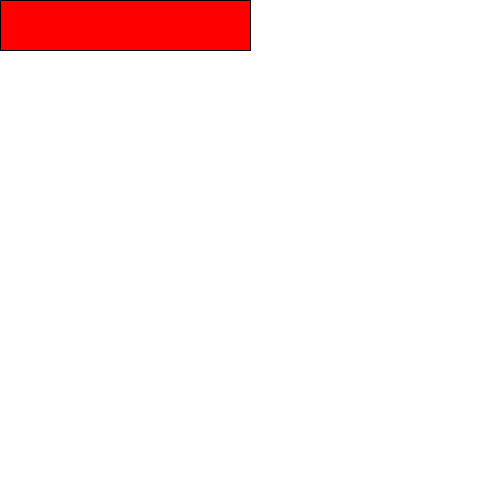
Frame 1 (no input)
Frame 60 (the mouse pressed at the canvas centre just before this capture): identical to frame 1, image omitted
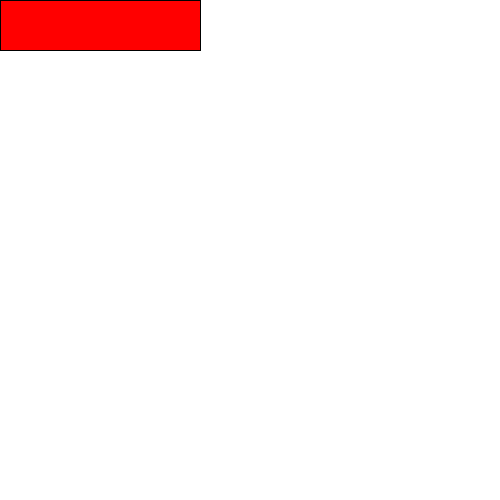
Frame 120 (the mouse held since frame 60 and released just before this capture)

The Processing sketch that drew these frames (run headless with seeded random() and noise(); from frame 60 on, the mouse is pressed at the canvas centre):

// Processing sketch: step01_3_gameOver_and_init_again
// ── step01_3_gameOver_and_init_again.pde
//Q3: gameOver後3秒,重新開始
void setup(){
  size(500,500);
  init();
}
int T=0, Blood=5;
void draw(){
  background(255);
  fill(255,0,0); rect(0,0, Blood*50, 50);
  if(T>0){
    background(255,128,0);
    fill(255); text("GameOver", width/2, height/2);
    T--;
    if(T==0) init();
  }
}
void init(){
  Blood=5;
}
void mousePressed(){
  if( dist(mouseX,mouseY, width/2,height/2)<30 ) Blood--;
  if(Blood==0) T=180;
}
